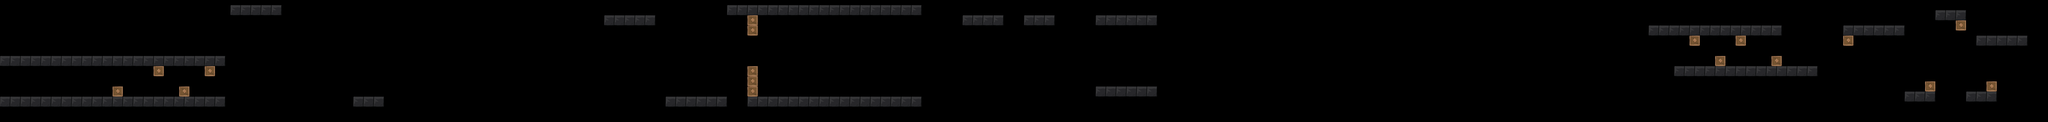

Rendered tile map (Tiled .tmx) drawn with the repository's tilesets; below, a short description and the map source with its tile grids summarised:
An orthogonal 400x24 tile map with 32x32 px tiles, 1 tile layer (Wall), 1 hidden layer not drawn and 170 objects.

<map version="1.0" orientation="orthogonal" width="400" height="24" tilewidth="32" tileheight="32">
 <tileset firstgid="1" name="brick2" tilewidth="32" tileheight="32">
  <image source="brick2.png" width="320" height="64" />
 </tileset>
 <objectgroup name="brick_stone" width="400" height="24">
  <object x="3072" y="576" width="64" height="64" />
  <object x="3136" y="576" width="64" height="64" />
  <object x="7360" y="192" width="64" height="64" />
  <object x="7296" y="192" width="64" height="64" />
  <object x="12672" y="224" width="64" height="64" />
  <object x="12736" y="224" width="64" height="64" />
  <object x="12736" y="512" width="64" height="64" />
  <object x="12672" y="512" width="64" height="64" />
  <object x="9568" y="480" width="64" height="64" />
  <object x="9952" y="480" width="64" height="64" />
  <object x="10272" y="480" width="64" height="64" />
 </objectgroup>
 <objectgroup name="brick_grass" width="400" height="24">
  <object x="2" y="354" width="1403" height="59" />
  <object x="2" y="610" width="1403" height="59" />
  <object x="1442" y="34" width="315" height="59" />
  <object x="6850" y="98" width="379" height="59" />
  <object x="10306" y="162" width="827" height="59" />
  <object x="10466" y="418" width="891" height="59" />
  <object x="3778" y="98" width="315" height="59" />
  <object x="4160" y="608" width="384" height="64" />
  <object x="4546" y="34" width="1211" height="59" />
  <object x="4674" y="610" width="1083" height="59" />
  <object x="6850" y="546" width="379" height="59" />
  <object x="11522" y="162" width="384" height="64" />
  <object x="11906" y="578" width="187" height="59" />
  <object x="12098" y="66" width="187" height="59" />
  <object x="12290" y="578" width="187" height="59" />
  <object x="12352" y="224" width="311" height="59" />
  <object x="2208" y="608" width="192" height="64" />
  <object x="6016" y="96" width="256" height="64" />
  <object x="6400" y="96" width="192" height="64" />
 </objectgroup>
 <objectgroup name="brick_ice" width="400" height="24" />
 <objectgroup name="brick_dice" width="400" height="24">
  <object x="1760" y="320" width="64" height="64" />
  <object x="2016" y="448" width="64" height="64" />
  <object x="2368" y="288" width="64" height="64" />
  <object x="2432" y="288" width="64" height="64" />
  <object x="2496" y="288" width="64" height="64" />
  <object x="2560" y="288" width="64" height="64" />
  <object x="2784" y="160" width="64" height="64" />
  <object x="2848" y="160" width="64" height="64" />
  <object x="3200" y="576" width="64" height="64" />
  <object x="3264" y="576" width="64" height="64" />
  <object x="3328" y="576" width="64" height="64" />
  <object x="3392" y="576" width="64" height="64" />
  <object x="3456" y="576" width="64" height="64" />
  <object x="3520" y="576" width="64" height="64" />
  <object x="3584" y="576" width="64" height="64" />
  <object x="3648" y="576" width="64" height="64" />
  <object x="3712" y="576" width="64" height="64" />
  <object x="3776" y="576" width="64" height="64" />
  <object x="3840" y="576" width="64" height="64" />
  <object x="3296" y="0" width="59" height="59" />
  <object x="3104" y="0" width="59" height="59" />
  <object x="3168" y="0" width="59" height="59" />
  <object x="3232" y="0" width="59" height="59" />
  <object x="11395" y="163" width="59" height="59" />
  <object x="11331" y="163" width="59" height="59" />
  <object x="11459" y="163" width="59" height="59" />
  <object x="11203" y="163" width="59" height="59" />
  <object x="11139" y="163" width="59" height="59" />
  <object x="11267" y="163" width="59" height="59" />
  <object x="11360" y="416" width="59" height="59" />
  <object x="11552" y="416" width="59" height="59" />
  <object x="11424" y="416" width="59" height="59" />
  <object x="11680" y="416" width="59" height="59" />
  <object x="11616" y="416" width="59" height="59" />
  <object x="11488" y="416" width="59" height="59" />
  <object x="5984" y="544" width="64" height="64" />
  <object x="6048" y="544" width="64" height="64" />
  <object x="6112" y="544" width="64" height="64" />
  <object x="6176" y="544" width="64" height="64" />
  <object x="1696" y="320" width="64" height="64" />
  <object x="1952" y="448" width="64" height="64" />
  <object x="7424" y="192" width="59" height="59" />
  <object x="7488" y="192" width="59" height="59" />
  <object x="7552" y="192" width="59" height="59" />
  <object x="7680" y="480" width="59" height="59" />
  <object x="7616" y="480" width="59" height="59" />
  <object x="7552" y="480" width="59" height="59" />
  <object x="7840" y="192" width="59" height="59" />
  <object x="7904" y="192" width="59" height="59" />
  <object x="7968" y="192" width="59" height="59" />
  <object x="8096" y="480" width="59" height="59" />
  <object x="8224" y="480" width="59" height="59" />
  <object x="8160" y="480" width="59" height="59" />
  <object x="5376" y="96" width="64" height="64" />
  <object x="5440" y="96" width="64" height="64" />
  <object x="5504" y="96" width="64" height="64" />
  <object x="6720" y="544" width="64" height="64" />
  <object x="6592" y="544" width="64" height="64" />
  <object x="6656" y="544" width="64" height="64" />
  <object x="6528" y="544" width="64" height="64" />
  <object x="8288" y="480" width="64" height="64" />
  <object x="8352" y="480" width="64" height="64" />
  <object x="8480" y="480" width="64" height="64" />
  <object x="8416" y="480" width="64" height="64" />
  <object x="8608" y="480" width="64" height="64" />
  <object x="8544" y="480" width="64" height="64" />
  <object x="8736" y="480" width="64" height="64" />
  <object x="8672" y="480" width="64" height="64" />
  <object x="8864" y="480" width="64" height="64" />
  <object x="8800" y="480" width="64" height="64" />
  <object x="8992" y="480" width="64" height="64" />
  <object x="8928" y="480" width="64" height="64" />
  <object x="9120" y="480" width="64" height="64" />
  <object x="9056" y="480" width="64" height="64" />
  <object x="9248" y="480" width="64" height="64" />
  <object x="9184" y="480" width="64" height="64" />
  <object x="9376" y="480" width="64" height="64" />
  <object x="9312" y="480" width="64" height="64" />
  <object x="9504" y="480" width="64" height="64" />
  <object x="9440" y="480" width="64" height="64" />
  <object x="9632" y="480" width="64" height="64" />
  <object x="9760" y="480" width="64" height="64" />
  <object x="9696" y="480" width="64" height="64" />
  <object x="9888" y="480" width="64" height="64" />
  <object x="9824" y="480" width="64" height="64" />
  <object x="10016" y="480" width="64" height="64" />
  <object x="10144" y="480" width="64" height="64" />
  <object x="10080" y="480" width="64" height="64" />
  <object x="10208" y="480" width="64" height="64" />
 </objectgroup>
 <objectgroup name="brick_wood" width="400" height="24">
  <object x="706" y="546" width="59" height="59" />
  <object x="4674" y="98" width="59" height="59" />
  <object x="962" y="418" width="59" height="59" />
  <object x="1123" y="546" width="59" height="59" />
  <object x="1282" y="418" width="59" height="59" />
  </objectgroup>
 <objectgroup name="brick_check" width="400" height="24" />
 <objectgroup name="diamond" width="400" height="24">
  <!-- 21 objects omitted --></objectgroup>
 <objectgroup name="heart" width="400" height="24">
  <!-- 2 objects omitted --></objectgroup>
 <objectgroup name="spade" width="400" height="24" />
 <objectgroup name="club" width="400" height="24" />
 <layer name="joker" width="400" height="24" visible="0">
  <data>[9600 cells, 0 non-empty, 0 distinct tile ids]</data>
 </layer>
 <objectgroup name="piranha" width="400" height="24">
  <!-- 11 objects omitted --></objectgroup>
 <layer name="Wall" width="400" height="24">
  <data>[9600 cells, 728 non-empty, 8 distinct tile ids]</data>
 </layer>
</map>
<!-- 46 of 170 objects omitted -->
